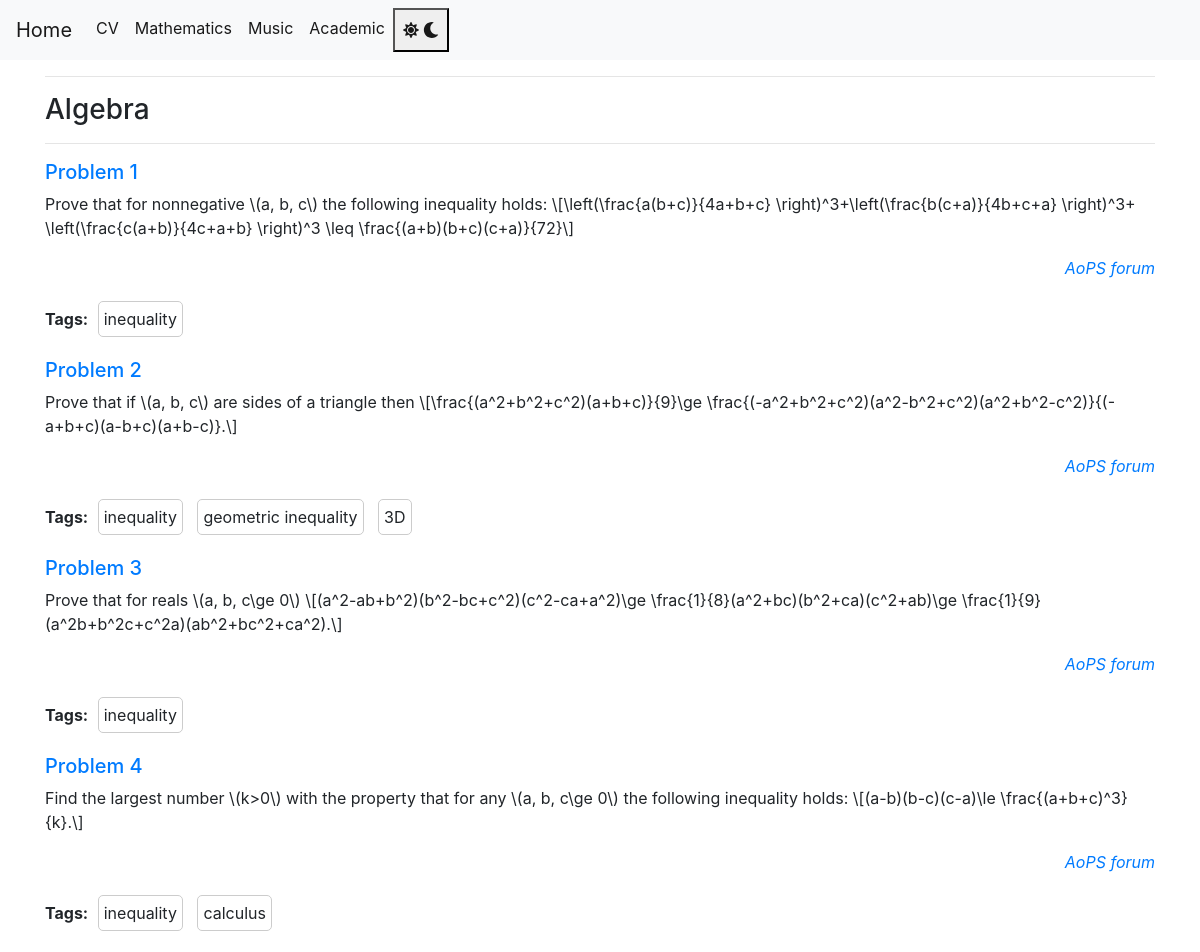
The page /mathematics/algebra/all on the database its author committed.
### tables this page shows
CREATE TABLE problems (
    category TEXT,
    id INTEGER,
    statement TEXT NOT NULL,
    solution TEXT NOT NULL,
    PRIMARY KEY (category, id)
);

CREATE TABLE problem_tags (
    problem_category TEXT REFERENCES problems(category),
    problem_id INTEGER REFERENCES problems(id),
    tag VARCHAR(255)
);

### main.py (the view)
@app.route('/mathematics/<category>/all')
def category_all(category):
    conn = get_db_connection()
    problems = conn.execute('SELECT * FROM problems WHERE category = ?',
                            (category,)).fetchall()
    tags = []
    for problem in problems:
        tags.append(get_problem_tags(problem['category'], problem['id']))
    conn.close()
    category_name = category[0].upper() + category[1:]
    return render_template('category_all.html', problems=problems, category_name=category_name, tags=tags)

### main.py (called while the page is built)
def get_db_connection():
    conn = sqlite3.connect('database.db')
    conn.row_factory = sqlite3.Row
    return conn

def get_problem_tags(category, id):
    conn = get_db_connection()
    tags = conn.execute('SELECT tag FROM problem_tags WHERE problem_category = ? and problem_id = ?',
                        (category, id)).fetchall()
    tags = [tag[0] for tag in tags]
    conn.close()
    if tags is None:
        abort(404)
    return tags

### templates/category_all.html (shortened to what this page needs)
{% extends 'math_base.html' %}
{% block content %}
<hr>
<h3>{{ category_name }}</h3>
<hr>
{% for problem in problems %}
<h5><a href="{{ url_for('problem', category=problem['category'], id=problem['id']) }}">Problem {{ problem['id'] }}</a>
</h5>
{{ problem['statement'] | safe }}
<p>
    <b>Tags:</b> {% for tag in tags[loop.index0] %}
    <span class="tag-frame">{{ tag }}</span>
    {% endfor %}
</p>
{% endfor %}
{% endblock %}

### static/css/style.css (style rules this page uses)
:root { --bg-color-light: #ffffff; --text-color-light: #000000; --selected-bg-light: #2fff00; --bg-color-dark: #1f1f1f; --text-color-dark: #ffffff; --border-color-dark: #ccc; --selected-bg-dark: #007f00; }
body { background-color: var(--bg-color-light); color: var(--text-color-light); }
.tag-frame, .humorist-frame, .censor-frame { border: 1px solid var(--border-color-dark); border-radius: 5px; padding: 5px; margin: 5px; display: inline-block; }

### rows shown on the page
problems: id "1", statement "Prove that for nonnegative \\(a, b, c\\) the following inequality holds: \\[\\left(\\frac{a(b+c)}{4a+b+c} \\right)^3+\\left(\\frac{b(c+a)}{4b+c+a} \\right)^3+ \\left(\\frac{c(a+b)}{4c+a+b} \\right)^3 \\leq \\frac{(a+b)(b+c)(c+a)}{72}\\] AoPS forum"
problem_tags: tag "inequality"
problems: id "2", statement "Prove that if \\(a, b, c\\) are sides of a triangle then \\[\\frac{(a^2+b^2+c^2)(a+b+c)}{9}\\ge \\frac{(-a^2+b^2+c^2)(a^2-b^2+c^2)(a^2+b^2-c^2)}{(-a+b+c)(a-b+c)(a+b-c)}.\\] AoPS forum"
problem_tags: tag "inequality"
problem_tags: tag "geometric inequality"
problem_tags: tag "3D"
problems: id "3", statement "Prove that for reals \\(a, b, c\\ge 0\\) \\[(a^2-ab+b^2)(b^2-bc+c^2)(c^2-ca+a^2)\\ge \\frac{1}{8}(a^2+bc)(b^2+ca)(c^2+ab)\\ge \\frac{1}{9}(a^2b+b^2c+c^2a)(ab^2+bc^2+ca^2).\\] AoPS forum"
problem_tags: tag "inequality"
problems: id "4", statement "Find the largest number \\(k>0\\) with the property that for any \\(a, b, c\\ge 0\\) the following inequality holds: \\[(a-b)(b-c)(c-a)\\le \\frac{(a+b+c)^3}{k}.\\] AoPS forum"
problem_tags: tag "inequality"
problem_tags: tag "calculus"

### other values the page prints
{{ category_name }} "Algebra"
